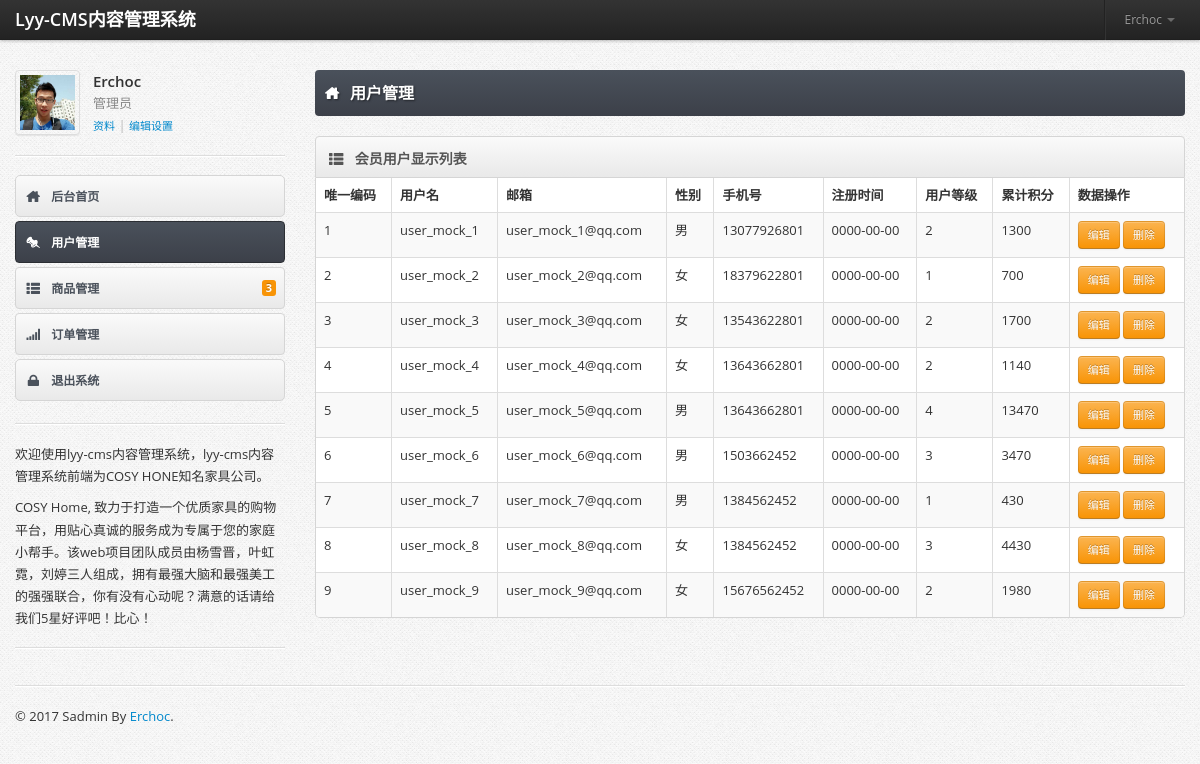
The page /sadmin/usersmanage.php (signed in) on the database as committed earlier.
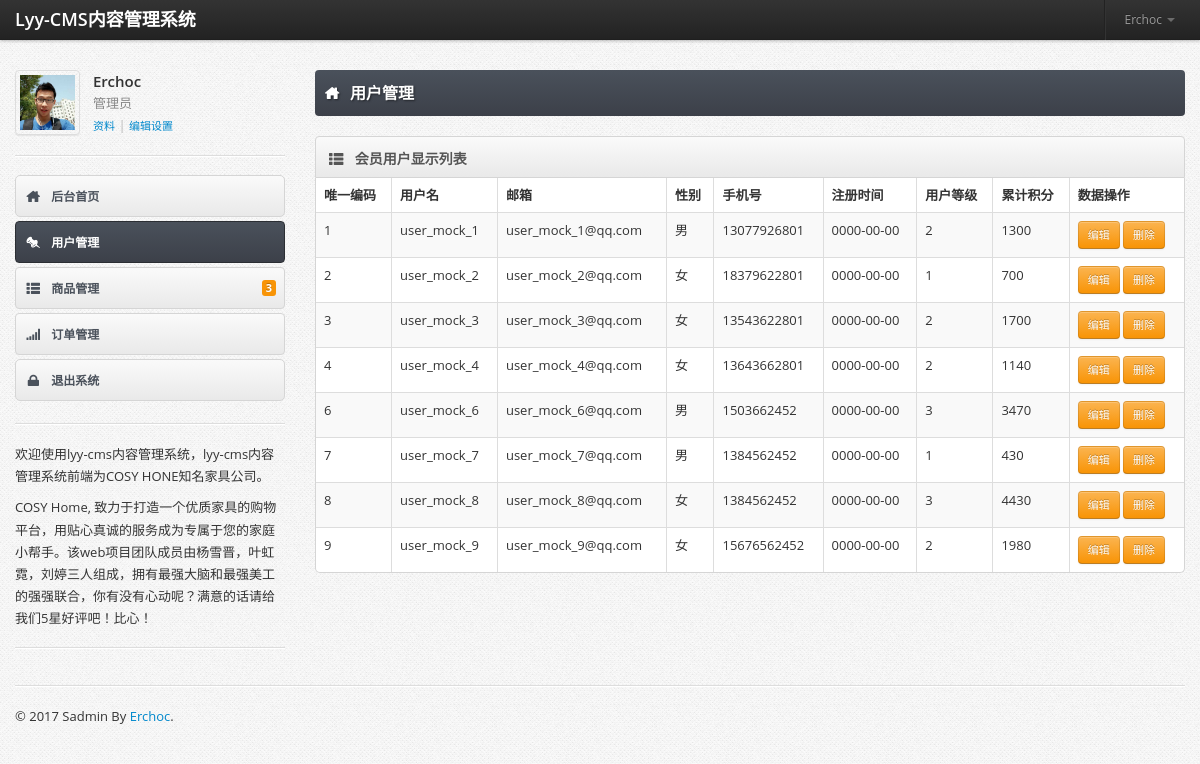
The same page on the database as committed later.
### tables this page shows
CREATE TABLE IF NOT EXISTS `users` (
  `id` int(11) NOT NULL AUTO_INCREMENT,
  `username` varchar(255) NOT NULL,
  `passwd` varchar(255) NOT NULL,
  `email` varchar(255) NOT NULL,
  `sex` varchar(255) NOT NULL COMMENT '1男0女',
  `phone` varchar(11) NOT NULL,
  `register` date NOT NULL,
  `grade` int(11) NOT NULL,
  `integrals` int(11) NOT NULL,
  PRIMARY KEY (`id`),
  UNIQUE KEY `username` (`username`)
);

### sadmin/usersmanage.php (the view, shortened to what this page needs)
<?php
require_once ("./php/conn.php");
?>
<!DOCTYPE html>
<html lang="en">
  <head>
    <link href="./css/bootstrap.min.css" rel="stylesheet" />
    <link href="./css/bootstrap-responsive.min.css" rel="stylesheet" />
    <link href="./css/font-awesome.css" rel="stylesheet" />
    <link href="./css/adminia.css" rel="stylesheet" />
    <link href="./css/adminia-responsive.css" rel="stylesheet" />
    <link href="./css/pages/dashboard.css" rel="stylesheet" />
<body>
<div class="navbar navbar-fixed-top">
	<div class="navbar-inner">
		<div class="container">
			<a class="brand" href="./"> Lyy-CMS内容管理系统 </a>
			<div class="nav-collapse">
				<ul class="nav pull-right">
					<li class="divider-vertical"></li>
					<li class="dropdown">
						<a data-toggle="dropdown" class="dropdown-toggle " href="#">
							Erchoc <b class="caret"></b>
						</a>
					</li>
				</ul>
			</div>
		</div>
	</div>
</div>
<div id="content">
	<div class="container">
		<div class="row">
			<div class="span3">
				<div class="account-container">
					<div class="account-avatar">
						<img src="./img/headshot.png" alt="" class="thumbnail" />
					</div>
					<div class="account-details">
						<span class="account-name">Erchoc</span>
						<span class="account-role">管理员</span>
						<span class="account-actions">
							<a href="javascript:;">资料</a> |
							<a href="javascript:;">编辑设置</a>
						</span>
					</div>
				</div>
				<hr />
				<ul id="main-nav" class="nav nav-tabs nav-stacked">
					<li>
						<a href="./">
							<i class="icon-home"></i>
							后台首页
						</a>
					</li>
					<li  class="active">
						<a href="./usersmanage.php">
							<i class="icon-pushpin"></i>
							用户管理
						</a>
					</li>
					<li>
						<a href="./goodsmanage.php">
							<i class="icon-th-list"></i>
							商品管理
							<span class="label label-warning pull-right"> 3 </span>
						</a>
					</li>
					<li>
						<a href="./ordersmanage.php">
							<i class="icon-signal"></i>
							订单管理
						</a>
					</li>
					<li>
						<a href="./php/logout.php">
							<i class="icon-lock"></i>
							退出系统
						</a>
					</li>
				</ul>
				<hr />
				<div class="sidebar-extra">
					<p>欢迎使用lyy-cms内容管理系统，lyy-cms内容管理系统前端为COSY HONE知名家具公司。</p>
					<p>COSY Home, 致力于打造一个优质家具的购物平台，用贴心真诚的服务成为专属于您的家庭小帮手。该web项目团队成员由杨雪晋，叶虹霓，刘婷三人组成，拥有最强大脑和最强美工的强强联合，你有没有心动呢？满意的话请给我们5星好评吧！比心！</p>
				</div>
				<hr />
			</div>
			<div class="span9">
				<h1 class="page-title">
					<i class="icon-home"></i>
					用户管理
				</h1>
				<div class="widget widget-table">
					<div class="widget-header">
						<i class="icon-th-list"></i>
						<h3> 会员用户显示列表 </h3>
					</div>
					<div class="widget-content">
						<table class="table table-striped table-bordered">
							<thead>
								<tr>
									<th>唯一编码</th>
									<th>用户名</th>
									<th>邮箱</th>
									<th>性别</th>
									<th>手机号</th>
									<th>注册时间</th>
									<th>用户等级</th>
									<th>累计积分</th>
									<th>数据操作</th>
								</tr>
							</thead>
							<?php
								$sql = "SELECT * FROM `users`";
								$result = $db->prepare($sql);
								$result->execute();
								$res = $result->fetchAll(PDO::FETCH_ASSOC);
								$output = "<tbody>";
								foreach ($res as $k => $v) {
								    $output .= "<tr>";
								    $output .= "<td>".$v['id']."</td>";
								    $output .= "<td>".$v['username']."</td>";
								    $output .= "<td>".$v['email']."</td>";
								    $output .= "<td>".$v['sex']."</td>";
								    $output .= "<td>".$v['phone']."</td>";
								    $output .= "<td>".$v['register']."</td>";
								    $output .= "<td>".$v['grade']."</td>";
								    $output .= "<td>".$v['integrals']."</td>";
								    $output .= "<td><a class='btn btn-small btn-warning' href='./account.php?id=".$v["id"]."';>"." 编辑 "."</a> <a class='btn btn-small btn-warning' href='./php/userdel.php?id=".$v["id"]."';>"." 删除 "."</a></td>";
								    $output .= "</tr>";
								}
								$output .= "</tdoby>";
								echo $output;
							 ?>
						</table>
					</div>
				</div>
			</div>
		</div>
	</div>
</div>
<div id="footer">
	<div class="container">
		<hr />
		<p>&copy; 2017 Sadmin By <a href="https://github.com/Erchoc">Erchoc</a>.</p>
	</div>
</div>
  </body>
</html>

Rows that differ between the two databases and show on the page:
removed users: id "5", username "user_mock_5", email "user_mock_5@qq.com", sex "男", phone "13643662801", register "0000-00-00", grade "4", integrals "13470"
